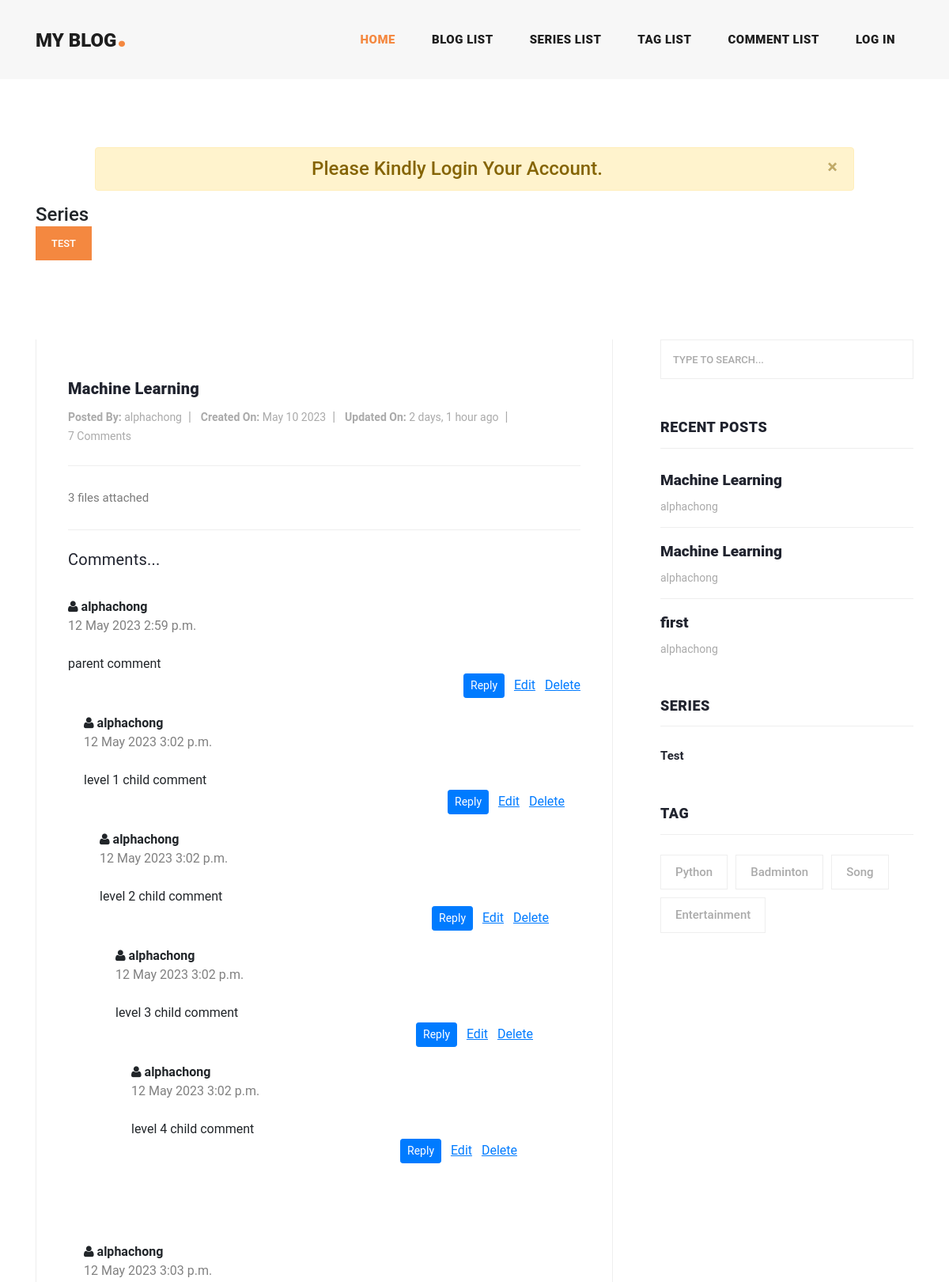
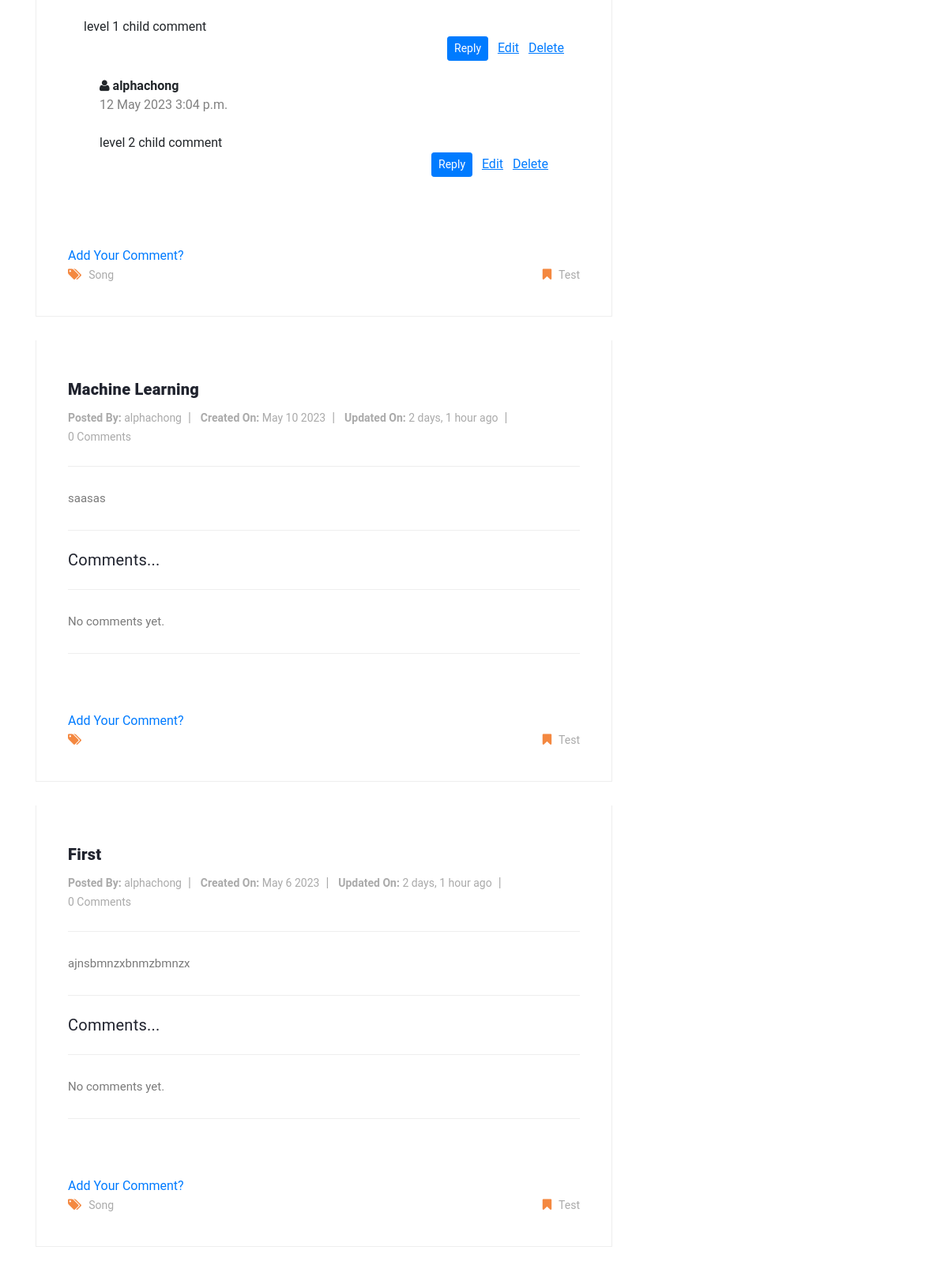
The page / (upper part) on the database its author committed (2 pictures, top to bottom).
### app_blog/models.py (models this page shows, shortened)
class Series(models.Model):
    name = models.CharField(max_length=50, default="")
    def __str__(self):
        return self.name

class Post(models.Model):
    title = models.CharField(max_length=100)
    author = models.ForeignKey(settings.AUTH_USER_MODEL, on_delete= models.CASCADE)
    contributors = models.ManyToManyField(settings.AUTH_USER_MODEL, related_name='contributed_posts', blank=True)
    content = models.TextField()
    tags = models.ManyToManyField(Tag)
    series = models.ForeignKey(Series, on_delete=models.CASCADE, null=True)
    created_on = models.DateTimeField(auto_now_add=True)
    updated_on = models.DateTimeField(auto_now= True)
    sequence = models.IntegerField(default=1)
    class Meta:
        ordering = ['sequence', '-created_on']

class Comment(models.Model):
    commenter = models.CharField(max_length=100, default="")
    comment_detail = models.TextField(default="")
    comment_date = models.DateTimeField(auto_now_add=True)
    post = models.ForeignKey(Post, on_delete=models.CASCADE)
    parent=models.ForeignKey("self", null=True, blank=True, on_delete=models.CASCADE)

class Tag(models.Model):
    name = models.CharField(max_length=50, default="")
    def __str__(self):
        return self.name

### project/views.py (the view)
# urls.py: 2. Add a URL to urlpatterns:  path('', views.home, name='home')
def home(request):
    context = {}
    context['post'] = Post.objects.all()
    context['tags'] = Tag.objects.all()
    context['comment'] = Comment.objects.all()
    context['series'] = Series.objects.all()
    return render(request, 'project/home.html', context=context)

### project/templates/project/home.html (shortened to what this page needs)
{% extends 'project/master.html' %}
{% load static %}
{% block content %}
        {% if user.is_authenticated %}
        <li>
          <a class="nav-link" href="{% url 'logout' %}">Log Out</a>
        </li>
        {% else %}
          <li class="nav-item">
            <a class="nav-link" href="{% url 'login' %}">Log In</a>
          </li>
        {% endif %}
        </ul>
      </div>
    </div>
  </nav>
</header>
<div class="main-banner header-text">
  <div class="container-fluid">
    <div class="owl-banner owl-carousel"></div>
  </div>
</div>
<section class="call-to-action">
  {% if user.is_authenticated %}
    <div class="alert alert-success alert-dismissible fade show" role="alert" style="width:80%; margin-left: auto; margin-right: auto;">
      <h4 style="text-align: center;">Welcome Back, {{ user.username }}.</h4>
      <button type="button" class="close" data-dismiss="alert" aria-label="Close">
        <span aria-hidden="true">&times;</span>
      </button>
    </div>
  {% else %}
    <div class="alert alert-warning alert-dismissible fade show" role="alert" style="width:80%; margin-left: auto; margin-right: auto;">
      <h4 style="text-align: center;">Please Kindly Login Your Account.</h4>
      <button type="button" class="close" data-dismiss="alert" aria-label="Close">
        <span aria-hidden="true">&times;</span>
      </button>
    </div>
  {% endif %}
  <div class="container">
    <div class="row">
      <div class="col-lg-12">
        <h4>Series</h4>
        <div class="btn-group" role="group" aria-label="Basic example">
          {% for s in series %}
            <div class="main-button">
              <a href="{% url 'app_blog:series-detail' s.pk  %}">{{ s.name }}</a>
            </div>
          {% endfor %}
        </div>
      </div>
    </div>
  </div>
</section>
<section class="blog-posts">
  <div class="container">
    <div class="row">
      <div class="col-lg-8">
        <div class="all-blog-posts">
          <div class="row">
            {% for post in post %}
              <div class="col-lg-12">
                <div class="blog-post">
                  <div class="down-content">
                    <a href="{% url 'app_blog:post-detail' post.pk %}"><h4>{{ post.title }}</h4></a>
                    <ul class="post-info">
                      <li><a href="#"><strong>Posted By:</strong> {{ post.author }}</a></li>
                      <li><a href="#"><strong>Created On:</strong> {{ post.created_on|date:"N j Y" }}</a></li>
                      <li><a href="#"><strong>Updated On:</strong> {{ post.updated_on|timesince }} ago</a></li>
                      <br/>
                      <li>
                        <a href="#">{{ post.comment_set.all.count }} Comments</a>
                      </li>
                    </ul>
                    <p>{{ post.content }}</p>
                    <h4 style="font-weight: normal">Comments...</h4>
                    {% for comments in post.comment_set.all %}
                      {% if comments.parent_id is None %}
                      <br/>
                      <div class="comment">
                        <i class="fa fa-user"></i>
                        <b>{{ comments.commenter }}</b>
                        <div style="color:gray;">
                          {{ comments.comment_date|date:"j N Y" }}
                          {{ comments.comment_date|time }}
                        </div>
                        <br/>
                        {{ comments.comment_detail }}
                        <div style="text-align: right;">
                          <button class="btn btn-sm btn-primary" type="button" data-toggle="collapse" data-target="#replyBox{{comments.pk}}" aria-expanded="false" aria-controls="replyBox{{comment.pk}}">
                            Reply
                        </button>
                          <a href="{% url 'app_blog:comment-update' comments.pk %}"><u>Edit</u></a>
                          <a href="{% url 'app_blog:comment-delete' comments.pk %}"><u>Delete</u></a>
                        </div>
                        {% include 'app_blog/comment/comment_reply.html' with replies=comments.comment_set.all %}
                    </div>
                    {% endif %}
                    {% empty %}
                        <p>No comments yet.</p>
                  {% endfor %}
                    <br /><br />
                    <div class="button">
                      <a href="{% url 'app_blog:comment-create' post.pk %}">Add Your Comment?</a>
                    </div>
                    <div class="post-options">
                      <div class="row">
                        <div class="col-6">
                          <ul class="post-tags">
                            <li><i class="fa fa-tags"></i></li>
                            {% for tag in post.tags.all %}
                              <li><a href="#">{{ tag }}</a></li>
                            {% endfor %}
                          </ul>
                        </div>
                        <div class="col-6">
                          <ul class="post-share">
                            <li><i class="fa fa-bookmark"></i></li>
                            <li><a href="{% url 'app_blog:series-detail' post.series.pk  %}">{{ post.series }}</a></li>
                          </ul>
                        </div>
                      </div>
                    </div>
                  </div>
                </div>
              </div>
            {% endfor %}
          </div>
        </div>
      </div>
      <div class="col-lg-4">
        <div class="sidebar">
          <div class="row">
            <div class="col-lg-12">
              <div class="sidebar-item search">
                <form id="search_form" name="gs" method="GET" action="#">
                  <input
                    type="text"
                    name="q"
                    class="searchText"
                    placeholder="type to search..."
                    autocomplete="on"
                  />
                </form>
              </div>
            </div>
            <div class="col-lg-12">
              <div class="sidebar-item recent-posts">
                <div class="sidebar-heading">
                  <h2>Recent Posts</h2>
                </div>
                <div class="content">
                  <ul>
                    {% for post in post %}
                      {% if forloop.counter <= 3 %}
                        <li>
                          <a href="{% url 'app_blog:post-detail' post.pk %}">
                            <h5>{{ post.title }}</h5>
                            <span>{{ post.author }}</span>
                          </a>
                        </li>
                      {% endif %}
                    {% endfor %}
                  </ul>
                </div>
              </div>
            </div>
            <div class="col-lg-12">
              <div class="sidebar-item categories">
                <div class="sidebar-heading">
                  <h2>Series</h2>
                </div>
                <div class="content">
                  <ul>
                    {% for s in series %}
                      <li><a href="{% url 'app_blog:series-detail' s.pk  %}">{{ s.name }}</a></li>
                    {% endfor %}
                  </ul>
                </div>
              </div>
            </div>
            <div class="col-lg-12">
              <div class="sidebar-item tags">
                <div class="sidebar-heading">
                  <h2>Tag</h2>
                </div>
                <div class="content">
                  <ul>
                    {% for t in tags %}
                      <li><a href="{% url 'app_blog:tag-detail' t.pk  %}">{{ t.name }}</a></li>
                    {% endfor %}
                  </ul>
                </div>
              </div>
            </div>
          </div>
        </div>
      </div>
    </div>
  </div>
</section>
{% endblock %}

### project/templates/project/master.html (shortened to what this page needs)
<!DOCTYPE html>
<html>
<head>
  <link rel="stylesheet" href="https://cdn.jsdelivr.net/npm/bootstrap@4.0.0/dist/css/bootstrap.min.css">
    {% load static %}
    <link rel="stylesheet" type="text/css" href="{% static 'css/fontawesome.css' %}">
    <link rel="stylesheet" type="text/css" href="{% static 'css/templatemo-stand-blog.css' %}">
    <link rel="stylesheet" type="text/css" href="{% static 'css/owl.css' %}">
</head>
<body>
    <header class="">
      <nav class="navbar navbar-expand-lg">
        <div class="container">
          <a class="navbar-brand" href=""><h2>My Blog<em>.</em></h2></a>
          <div class="collapse navbar-collapse" id="navbarResponsive">
            <ul class="navbar-nav ml-auto">
              <li class="nav-item active">
                <a class="nav-link" href="{% url 'blog-home' %}">Home
                </a>
              </li>
              <li class="nav-item">
                <a class="nav-link" href="{% url 'app_blog:post-list' %}">Blog List</a>
              </li>
              <li class="nav-item">
                <a class="nav-link" href="{% url 'app_blog:series-list' %}">Series List</a>
              </li>
              <li class="nav-item">
                <a class="nav-link" href="{% url 'app_blog:tag-list' %}">Tag List</a>
              </li>
              <li class="nav-item">
                <a class="nav-link" href="{% url 'app_blog:comment-list' %}">Comment List</a>
              </li>
              {% block content %}
              {% endblock %}
</body>
</html>

### app_blog/templates/app_blog/comment/comment_reply.html (shortened to what this page needs)
{% for reply in replies %}
    <div class="replies" style="padding: 20px;">
        <i class="fa fa-user"></i>
        <b>{{ reply.commenter }}</b>
        <div style="color:gray;">
            {{ reply.comment_date|date:"j N Y" }}
            {{ reply.comment_date|time }}
          </div>
        <br />
        {{ reply.comment_detail }}
        <div style="text-align: right;">
            <button class="btn btn-sm btn-primary" type="button" data-toggle="collapse" data-target="#replyBox{{reply.pk}}" aria-expanded="false" aria-controls="replyBox{{comment.pk}}">
                Reply
            </button>
            <a href="{% url 'app_blog:comment-update' reply.pk %}"><u>Edit</u></a>
            <a href="{% url 'app_blog:comment-delete' reply.pk %}"><u>Delete</u></a>
          </div>
        {% include 'app_blog/comment/comment_reply.html' with replies=reply.comment_set.all %}
    </div>
{% endfor %}

### rows shown on the page
Series: name "TEST", name "Test"
Post: title "Machine Learning", author "alphachong", created_on "May 10 2023", updated_on "2 days, 1 hour", comment_set.all.count "7", content "3 files attached", series "Test"
Comment: commenter "alphachong", comment_date "12 May 2023", comment_date "2:59 p.m.", comment_detail "parent comment"
Comment: commenter "alphachong", comment_date "12 May 2023", comment_date "3:02 p.m.", comment_detail "level 1 child comment"
Comment: commenter "alphachong", comment_date "12 May 2023", comment_date "3:02 p.m.", comment_detail "level 2 child comment"
Comment: commenter "alphachong", comment_date "12 May 2023", comment_date "3:02 p.m.", comment_detail "level 3 child comment"
Comment: commenter "alphachong", comment_date "12 May 2023", comment_date "3:02 p.m.", comment_detail "level 4 child comment"
Comment: commenter "alphachong", comment_date "12 May 2023", comment_date "3:03 p.m.", comment_detail "level 1 child comment"
Comment: commenter "alphachong", comment_date "12 May 2023", comment_date "3:04 p.m.", comment_detail "level 2 child comment"
Tag: name "Song"
Post: title "Machine Learning", author "alphachong", created_on "May 10 2023", updated_on "2 days, 1 hour", comment_set.all.count "0", content "saasas", series "Test"
Post: title "First", author "alphachong", created_on "May 6 2023", updated_on "2 days, 1 hour", comment_set.all.count "0", content "ajnsbmnzxbnmzbmnzx", series "Test", title "first"
Tag: name "Python"
Tag: name "Badminton"
Tag: name "Entertainment"
